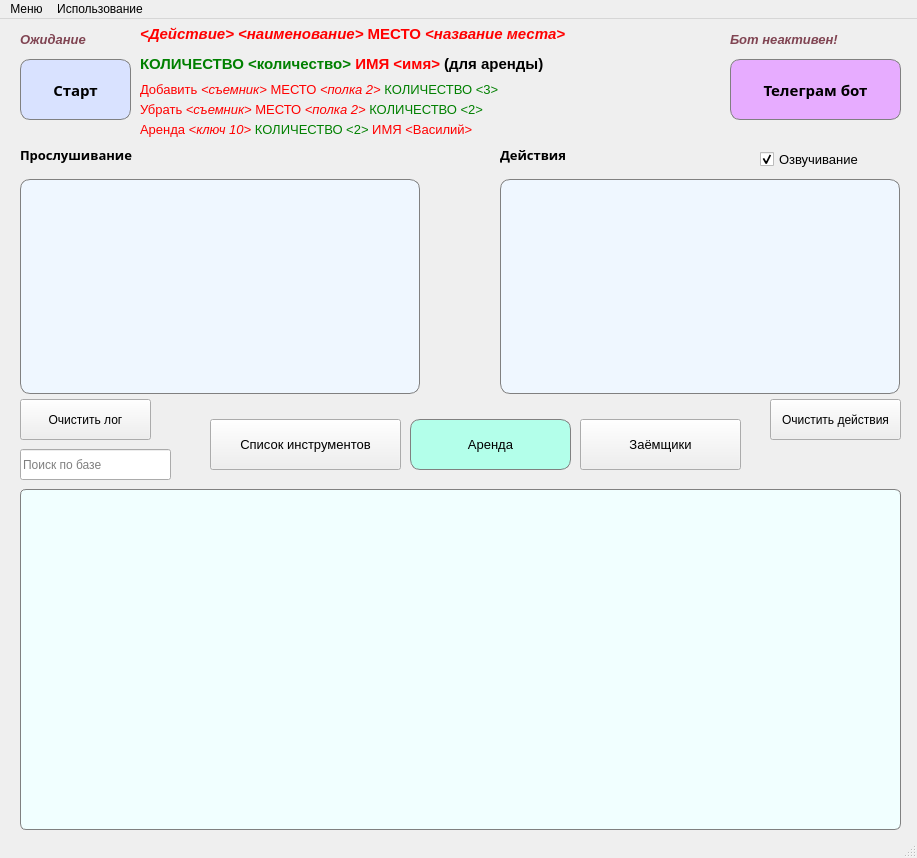
<?xml version="1.0" encoding="UTF-8"?>
<ui version="4.0">
 <class>MainWindow</class>
 <widget class="QMainWindow" name="MainWindow">
  <property name="geometry">
   <rect>
    <x>0</x>
    <y>0</y>
    <width>917</width>
    <height>858</height>
   </rect>
  </property>
  <property name="windowTitle">
   <string>Speech Control by Igor Pro</string>
  </property>
  <widget class="QWidget" name="centralwidget">
   <widget class="QPushButton" name="pushButton_start">
    <property name="geometry">
     <rect>
      <x>20</x>
      <y>40</y>
      <width>111</width>
      <height>61</height>
     </rect>
    </property>
    <property name="font">
     <font>
      <family>Arial Black</family>
      <pointsize>11</pointsize>
      <weight>75</weight>
      <italic>false</italic>
      <bold>true</bold>
     </font>
    </property>
    <property name="styleSheet">
     <string notr="true">border: 1px solid gray;
border-radius: 10px;
background-color: rgb(217, 226, 255);</string>
    </property>
    <property name="text">
     <string>Старт</string>
    </property>
   </widget>
   <widget class="QPlainTextEdit" name="plainTextEdit">
    <property name="geometry">
     <rect>
      <x>20</x>
      <y>160</y>
      <width>400</width>
      <height>215</height>
     </rect>
    </property>
    <property name="font">
     <font>
      <pointsize>10</pointsize>
     </font>
    </property>
    <property name="styleSheet">
     <string notr="true">border: 1px solid gray;
border-radius: 10px;
background-color: rgb(239, 247, 255);</string>
    </property>
    <property name="readOnly">
     <bool>true</bool>
    </property>
   </widget>
   <widget class="QLabel" name="label_2">
    <property name="geometry">
     <rect>
      <x>20</x>
      <y>110</y>
      <width>211</width>
      <height>51</height>
     </rect>
    </property>
    <property name="font">
     <font>
      <family>Arial Black</family>
      <pointsize>10</pointsize>
      <weight>75</weight>
      <bold>true</bold>
     </font>
    </property>
    <property name="text">
     <string>Прослушивание</string>
    </property>
   </widget>
   <widget class="QLabel" name="label_3">
    <property name="geometry">
     <rect>
      <x>500</x>
      <y>110</y>
      <width>211</width>
      <height>51</height>
     </rect>
    </property>
    <property name="font">
     <font>
      <family>Arial Black</family>
      <pointsize>10</pointsize>
      <weight>75</weight>
      <bold>true</bold>
     </font>
    </property>
    <property name="text">
     <string>Действия</string>
    </property>
   </widget>
   <widget class="QPlainTextEdit" name="plainTextEdit_actions">
    <property name="geometry">
     <rect>
      <x>500</x>
      <y>160</y>
      <width>400</width>
      <height>215</height>
     </rect>
    </property>
    <property name="font">
     <font>
      <pointsize>10</pointsize>
     </font>
    </property>
    <property name="styleSheet">
     <string notr="true">border: 1px solid gray;
border-radius: 10px;
background-color: rgb(239, 247, 255);</string>
    </property>
    <property name="readOnly">
     <bool>true</bool>
    </property>
   </widget>
   <widget class="QPushButton" name="pushButton_load">
    <property name="geometry">
     <rect>
      <x>210</x>
      <y>400</y>
      <width>191</width>
      <height>51</height>
     </rect>
    </property>
    <property name="font">
     <font>
      <family>Arial</family>
      <pointsize>10</pointsize>
     </font>
    </property>
    <property name="text">
     <string>Список инструментов</string>
    </property>
   </widget>
   <widget class="QTableWidget" name="tableWidget">
    <property name="geometry">
     <rect>
      <x>20</x>
      <y>470</y>
      <width>881</width>
      <height>341</height>
     </rect>
    </property>
    <property name="styleSheet">
     <string notr="true">border: 1px solid gray;
border-radius: 6px;
background-color: rgb(241, 255, 255);</string>
    </property>
   </widget>
   <widget class="QPushButton" name="pushButton_start_tg">
    <property name="geometry">
     <rect>
      <x>730</x>
      <y>40</y>
      <width>171</width>
      <height>61</height>
     </rect>
    </property>
    <property name="font">
     <font>
      <family>Arial Black</family>
      <pointsize>11</pointsize>
      <weight>75</weight>
      <italic>false</italic>
      <bold>true</bold>
     </font>
    </property>
    <property name="styleSheet">
     <string notr="true">border: 1px solid gray;
border-radius: 10px;
background-color: rgb(231, 172, 255);</string>
    </property>
    <property name="text">
     <string>Телеграм бот</string>
    </property>
   </widget>
   <widget class="QPushButton" name="pushButton_log_clear">
    <property name="geometry">
     <rect>
      <x>20</x>
      <y>380</y>
      <width>131</width>
      <height>41</height>
     </rect>
    </property>
    <property name="text">
     <string>Очистить лог</string>
    </property>
   </widget>
   <widget class="QPushButton" name="pushButton_actions_clear">
    <property name="geometry">
     <rect>
      <x>770</x>
      <y>380</y>
      <width>131</width>
      <height>41</height>
     </rect>
    </property>
    <property name="text">
     <string>Очистить действия</string>
    </property>
   </widget>
   <widget class="QCheckBox" name="checkBox_speech">
    <property name="geometry">
     <rect>
      <x>760</x>
      <y>130</y>
      <width>131</width>
      <height>20</height>
     </rect>
    </property>
    <property name="font">
     <font>
      <family>Arial</family>
      <pointsize>10</pointsize>
     </font>
    </property>
    <property name="text">
     <string>Озвучивание</string>
    </property>
    <property name="checked">
     <bool>true</bool>
    </property>
   </widget>
   <widget class="QLabel" name="label">
    <property name="geometry">
     <rect>
      <x>140</x>
      <y>60</y>
      <width>541</width>
      <height>21</height>
     </rect>
    </property>
    <property name="font">
     <font>
      <pointsize>10</pointsize>
      <weight>75</weight>
      <bold>true</bold>
     </font>
    </property>
    <property name="text">
     <string>&lt;html&gt;&lt;head/&gt;&lt;body&gt;&lt;p&gt;&lt;span style=&quot; font-weight:400; color:#ff0000;&quot;&gt;Добавить&lt;/span&gt;&lt;span style=&quot; font-weight:400; font-style:italic; color:#ff0000;&quot;&gt; &amp;lt;съемник&amp;gt; &lt;/span&gt;&lt;span style=&quot; font-weight:400; color:#ff0000;&quot;&gt;МЕСТО&lt;/span&gt;&lt;span style=&quot; font-weight:400; font-style:italic; color:#ff0000;&quot;&gt; &amp;lt;полка 2&amp;gt; &lt;/span&gt;&lt;span style=&quot; font-weight:400; color:#008000;&quot;&gt;КОЛИЧЕСТВО &amp;lt;3&amp;gt;&lt;/span&gt;&lt;/p&gt;&lt;/body&gt;&lt;/html&gt;</string>
    </property>
   </widget>
   <widget class="QLabel" name="label_4">
    <property name="geometry">
     <rect>
      <x>140</x>
      <y>80</y>
      <width>521</width>
      <height>21</height>
     </rect>
    </property>
    <property name="font">
     <font>
      <pointsize>10</pointsize>
      <weight>75</weight>
      <bold>true</bold>
     </font>
    </property>
    <property name="text">
     <string>&lt;html&gt;&lt;head/&gt;&lt;body&gt;&lt;p&gt;&lt;span style=&quot; font-weight:400; color:#ff0000;&quot;&gt;Убрать&lt;/span&gt;&lt;span style=&quot; font-weight:400; font-style:italic; color:#ff0000;&quot;&gt; &amp;lt;съемник&amp;gt; &lt;/span&gt;&lt;span style=&quot; font-weight:400; color:#ff0000;&quot;&gt;МЕСТО&lt;/span&gt;&lt;span style=&quot; font-weight:400; font-style:italic; color:#ff0000;&quot;&gt; &amp;lt;полка 2&amp;gt; &lt;/span&gt;&lt;span style=&quot; font-weight:400; color:#008000;&quot;&gt;КОЛИЧЕСТВО &amp;lt;2&amp;gt;&lt;/span&gt;&lt;/p&gt;&lt;/body&gt;&lt;/html&gt;</string>
    </property>
   </widget>
   <widget class="QLabel" name="label_5">
    <property name="geometry">
     <rect>
      <x>140</x>
      <y>0</y>
      <width>721</width>
      <height>61</height>
     </rect>
    </property>
    <property name="font">
     <font>
      <pointsize>12</pointsize>
      <weight>50</weight>
      <bold>false</bold>
     </font>
    </property>
    <property name="text">
     <string>&lt;html&gt;&lt;head/&gt;&lt;body&gt;&lt;p&gt;&lt;span style=&quot; font-size:11pt; font-weight:600; font-style:italic; color:#ff0000;&quot;&gt;&amp;lt;Действие&amp;gt; &amp;lt;наименование&amp;gt; &lt;/span&gt;&lt;span style=&quot; font-size:11pt; font-weight:600; color:#ff0000;&quot;&gt;МЕСТО&lt;/span&gt;&lt;span style=&quot; font-size:11pt; font-weight:600; font-style:italic; color:#ff0000;&quot;&gt; &amp;lt;название места&amp;gt;&lt;/span&gt;&lt;/p&gt;&lt;p&gt;&lt;span style=&quot; font-size:11pt; font-weight:600; color:#008000;&quot;&gt;КОЛИЧЕСТВО &amp;lt;количество&amp;gt; &lt;/span&gt;&lt;span style=&quot; font-size:11pt; font-weight:600; color:#ff0000;&quot;&gt;ИМЯ &amp;lt;имя&amp;gt; &lt;/span&gt;&lt;span style=&quot; font-size:11pt; font-weight:600; color:#000000;&quot;&gt;(для аренды)&lt;/span&gt;&lt;/p&gt;&lt;/body&gt;&lt;/html&gt;</string>
    </property>
   </widget>
   <widget class="QPushButton" name="pushButton_rent">
    <property name="geometry">
     <rect>
      <x>410</x>
      <y>400</y>
      <width>161</width>
      <height>51</height>
     </rect>
    </property>
    <property name="font">
     <font>
      <family>Arial</family>
      <pointsize>10</pointsize>
     </font>
    </property>
    <property name="styleSheet">
     <string notr="true">border: 1px solid gray;
border-radius: 10px;
background-color: rgb(179, 255, 234);</string>
    </property>
    <property name="text">
     <string>Аренда</string>
    </property>
    <property name="autoDefault">
     <bool>false</bool>
    </property>
    <property name="default">
     <bool>false</bool>
    </property>
    <property name="flat">
     <bool>false</bool>
    </property>
   </widget>
   <widget class="QLabel" name="label_6">
    <property name="geometry">
     <rect>
      <x>140</x>
      <y>100</y>
      <width>491</width>
      <height>21</height>
     </rect>
    </property>
    <property name="font">
     <font>
      <pointsize>10</pointsize>
      <weight>75</weight>
      <bold>true</bold>
     </font>
    </property>
    <property name="text">
     <string>&lt;html&gt;&lt;head/&gt;&lt;body&gt;&lt;p&gt;&lt;span style=&quot; font-weight:400; color:#ff0000;&quot;&gt;Аренда&lt;/span&gt;&lt;span style=&quot; font-weight:400; font-style:italic; color:#ff0000;&quot;&gt; &amp;lt;ключ 10&amp;gt; &lt;/span&gt;&lt;span style=&quot; font-weight:400; color:#008000;&quot;&gt;КОЛИЧЕСТВО &amp;lt;2&amp;gt; &lt;/span&gt;&lt;span style=&quot; font-weight:400; color:#ff0000;&quot;&gt;ИМЯ &amp;lt;Василий&amp;gt;&lt;/span&gt;&lt;/p&gt;&lt;/body&gt;&lt;/html&gt;</string>
    </property>
   </widget>
   <widget class="QLineEdit" name="lineEdit_search">
    <property name="geometry">
     <rect>
      <x>20</x>
      <y>430</y>
      <width>151</width>
      <height>31</height>
     </rect>
    </property>
    <property name="placeholderText">
     <string>Поиск по базе</string>
    </property>
   </widget>
   <widget class="QLabel" name="label_active_bot">
    <property name="enabled">
     <bool>true</bool>
    </property>
    <property name="geometry">
     <rect>
      <x>730</x>
      <y>10</y>
      <width>131</width>
      <height>21</height>
     </rect>
    </property>
    <property name="font">
     <font>
      <pointsize>9</pointsize>
      <weight>75</weight>
      <bold>true</bold>
     </font>
    </property>
    <property name="text">
     <string>&lt;html&gt;&lt;head/&gt;&lt;body&gt;&lt;p&gt;&lt;span style=&quot; font-size:10pt; font-style:italic; color:#804452;&quot;&gt;Бот неактивен!&lt;/span&gt;&lt;/p&gt;&lt;/body&gt;&lt;/html&gt;</string>
    </property>
   </widget>
   <widget class="QLabel" name="label_active">
    <property name="enabled">
     <bool>true</bool>
    </property>
    <property name="geometry">
     <rect>
      <x>20</x>
      <y>10</y>
      <width>131</width>
      <height>21</height>
     </rect>
    </property>
    <property name="font">
     <font>
      <pointsize>9</pointsize>
      <weight>75</weight>
      <bold>true</bold>
     </font>
    </property>
    <property name="text">
     <string>&lt;html&gt;&lt;head/&gt;&lt;body&gt;&lt;p&gt;&lt;span style=&quot; font-size:10pt; font-style:italic; color:#804452;&quot;&gt;Ожидание&lt;/span&gt;&lt;/p&gt;&lt;/body&gt;&lt;/html&gt;</string>
    </property>
   </widget>
   <widget class="QPushButton" name="pushButton_load_debtors">
    <property name="geometry">
     <rect>
      <x>580</x>
      <y>400</y>
      <width>161</width>
      <height>51</height>
     </rect>
    </property>
    <property name="font">
     <font>
      <family>Arial</family>
      <pointsize>10</pointsize>
     </font>
    </property>
    <property name="styleSheet">
     <string notr="true"/>
    </property>
    <property name="text">
     <string>Заёмщики</string>
    </property>
   </widget>
  </widget>
  <widget class="QMenuBar" name="menubar">
   <property name="geometry">
    <rect>
     <x>0</x>
     <y>0</y>
     <width>917</width>
     <height>26</height>
    </rect>
   </property>
   <widget class="QMenu" name="menu">
    <property name="title">
     <string>Меню</string>
    </property>
    <widget class="QMenu" name="menu_2">
     <property name="title">
      <string>Настройки</string>
     </property>
     <addaction name="actionSettingsGeneral"/>
     <addaction name="actionSettingsTg"/>
    </widget>
    <addaction name="menu_2"/>
   </widget>
   <widget class="QMenu" name="menu_3">
    <property name="title">
     <string>Использование</string>
    </property>
    <addaction name="actionInstruction"/>
   </widget>
   <addaction name="menu"/>
   <addaction name="menu_3"/>
  </widget>
  <widget class="QStatusBar" name="statusbar"/>
  <action name="action_2">
   <property name="text">
    <string>фыв</string>
   </property>
  </action>
  <action name="actionSettingsGeneral">
   <property name="text">
    <string>Общие</string>
   </property>
  </action>
  <action name="actionSettingsTg">
   <property name="text">
    <string>Телеграм бот</string>
   </property>
  </action>
  <action name="actionInstruction">
   <property name="text">
    <string>Инструкция</string>
   </property>
  </action>
 </widget>
 <resources/>
 <connections/>
</ui>
